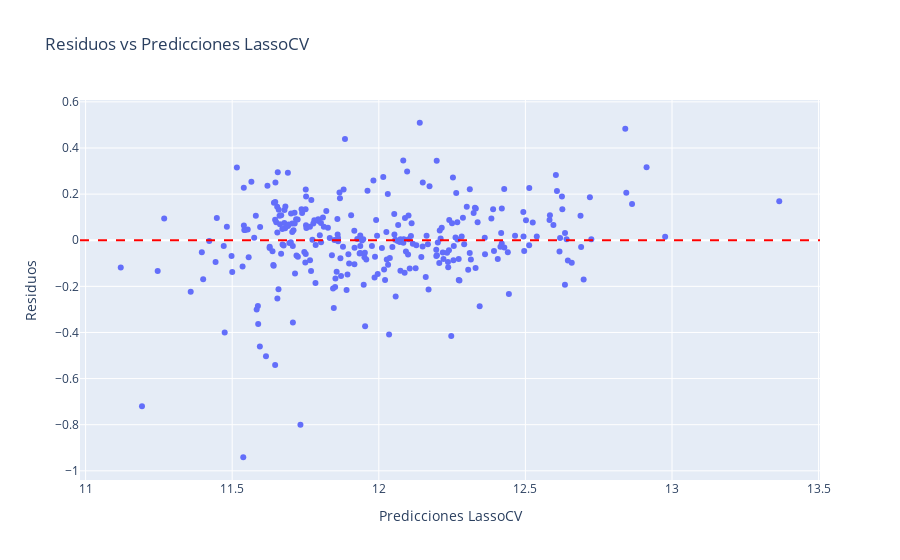

Notebook code cell kept with this figure:
### Markdown cell above
----------

### **1. Evaluación de Residuos:**

#### Para el mejor modelo que encontraste (probablemente RidgeCV o LassoCV), calcula los residuos $(y_{test} - \hat{y})$ y crea un gráfico de dispersión de los valores predichos vs. los residuos. ¿Observas algún patrón? Un patrón podría indicar que la relación no es puramente lineal.

`IMPOTANTE`:

Guía para aplicar modelos de regresión
**1. Cargar el DataFrame**

* Consiste en importar los datos a un DataFrame de pandas. Ejemplo: leer un archivo CSV o cargar un dataset de sklearn.
* Objetivo: Tener los datos en memoria para analizarlos y procesarlos.

**2. Seleccionar las características y la variable objetivo**

* Elige las columnas (features) que usarás como variables predictoras y la columna que quieres predecir (target).
* Ejemplo: numeric_features = ['GrLivArea', 'OverallQual', ...], target_variable = 'SalePrice'.

**3. Limpiar y preparar los datos**

* Elimina o imputa valores faltantes, corrige tipos de datos, y asegúrate de que los datos sean numéricos si es necesario.
* Ejemplo: df = df[numeric_features + [target_variable]].dropna()

**4. (Opcional) Transformar la variable objetivo**

* Si la variable objetivo está sesgada, puedes aplicar una transformación (como logaritmo) para mejorar el ajuste del modelo.
* Ejemplo: y = np.log1p(df[target_variable])

**5. Separar los datos en entrenamiento y prueba**

* Divide el dataset en dos partes: una para entrenar el modelo y otra para evaluarlo.
* Ejemplo: X_train, X_test, y_train, y_test = train_test_split(X, y, test_size=0.2)

**6. Escalar las características**

* Normaliza o estandariza las variables predictoras para que todas tengan la misma escala. Esto es fundamental para Ridge y Lasso.*
* Ejemplo:
    - scaler = StandardScaler();
    - X_train_scaled = scaler.fit_transform(X_train);
    - X_test_scaled = scaler.transform(X_test);

**7. Crear y entrenar el modelo**

* Elige el modelo que quieres usar:

    - OLS: LinearRegression()
    - Ridge: Ridge(alpha=valor)
    - Lasso: Lasso(alpha=valor)
    - RidgeCV: RidgeCV(alphas=lista_de_alphas)
    - LassoCV: LassoCV(alphas=lista_de_alphas)
    - Entrena el modelo con los datos de entrenamiento: modelo.fit(X_train_scaled, y_train)

**8. Hacer predicciones**

* Usa el modelo entrenado para predecir los valores del conjunto de prueba: y_pred = modelo.predict(X_test_scaled)

**9. Evaluar el modelo**

* Calcula métricas como MSE, MAE y R² para medir el desempeño del modelo.
* Ejemplo:
    - mean_squared_error(y_test, y_pred)
    - mean_absolute_error(y_test, y_pred)
    - r2_score(y_test, y_pred)

**10. Interpretar los coeficientes**

* Analiza los coeficientes del modelo para entender la importancia de cada variable.
* Ejemplo: modelo.coef_

**11. (Opcional) Ajustar hiperparámetros**

* Para RidgeCV y LassoCV, el modelo selecciona automáticamente el mejor valor de alpha usando validación cruzada.

### Code cell
# Elijo LassoCV como el mejor modelo
best_model = lasso_cv

residuos = y_test - y_pred_lasso_cv

fig = px.scatter(x=y_pred_lasso_cv, y=residuos,
                 labels={'x': 'Predicciones LassoCV', 'y': 'Residuos'},
                 title='Residuos vs Predicciones LassoCV') 
fig.add_hline(y=0, line_dash="dash", line_color="red")
fig.show()

print("\nConclusión:"
        f"\n>>> Los residuos se distribuyen alrededor del 0, aleatoriamente."
        f"\n>>> El modelo está capturando bien la relación lineal entre las variables y la variable objetivo."
        f"\n>>> Los errores no dependen del valor predicho, lo que es deseable en un buen modelo lineal.")

### Figure 1 — Plotly figure (JSON) as saved in the notebook; plotly's stock layout.template omitted (floating-point values rounded to 4 significant figures; data arrays with more than 128 entries replaced by an {"elided": "..."} marker saying what was removed)
{"data": [{"hovertemplate": "Predicciones LassoCV=%{x}<br>Residuos=%{y}<extra></extra>", "legendgroup": "", "marker": {"color": "#636efa", "symbol": "circle"}, "mode": "markers", "name": "", "orientation": "v", "showlegend": false, "type": "scatter", "x": {"elided": "292 float values"}, "xaxis": "x", "y": {"elided": "292 float values"}, "yaxis": "y"}], "layout": {"legend": {"tracegroupgap": 0}, "shapes": [{"line": {"color": "red", "dash": "dash"}, "type": "line", "x0": 0, "x1": 1, "xref": "x domain", "y0": 0, "y1": 0, "yref": "y"}], "title": {"text": "Residuos vs Predicciones LassoCV"}, "xaxis": {"anchor": "y", "domain": [0, 1], "title": {"text": "Predicciones LassoCV"}}, "yaxis": {"anchor": "x", "domain": [0, 1], "title": {"text": "Residuos"}}}}
